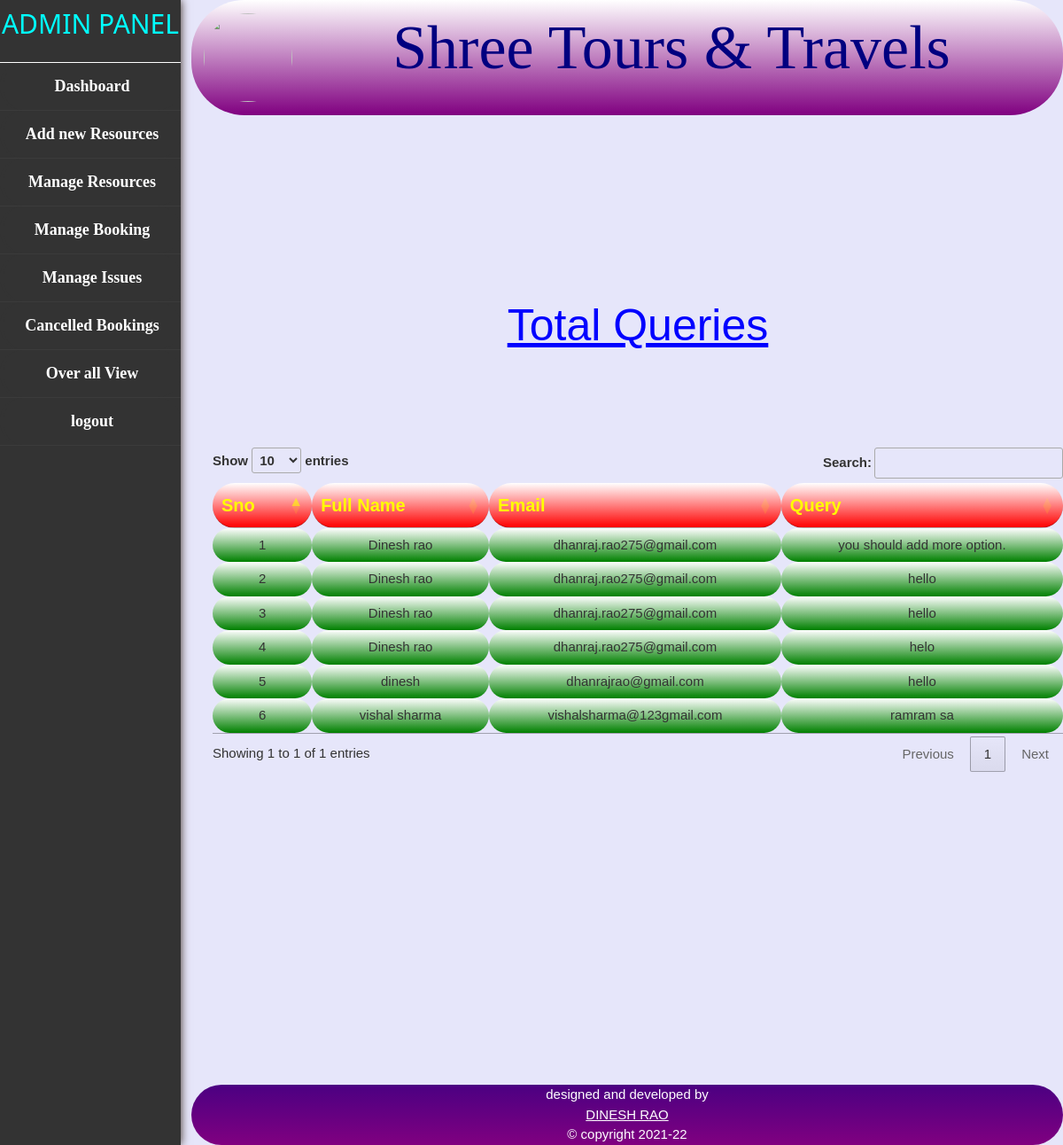
Page /admin/totalqueries.php (signed in) on the committed database.
### tables this page shows
CREATE TABLE `queries` (
  `id` int(11) NOT NULL,
  `fullname` varchar(30) NOT NULL,
  `email` varchar(40) NOT NULL,
  `query` varchar(1000) NOT NULL,
  `status` int(11) NOT NULL DEFAULT 100
);

### admin/totalqueries.php (the view, shortened to what this page needs)
<?php
include("side.php");
        include("db.php");
     ?>
<!DOCTYPE html>
<html lang="en">
<head>
    <link rel="stylesheet" type="text/css" href="//cdn.datatables.net/1.10.21/css/jquery.dataTables.min.css"/>
</head>
<body>
    <div class="main">
    <div id='head1'>
    Total Queries
    </div>
    <div id='tq'>
        <table id='userTable'>
            <thead>
            <tr>
                <th>Sno</th>
                <th>Full Name</th>
                <th>Email</th>
                <th>Query</th>
            </tr>
            </thead>
    <?php    $r=mysqli_query($con,"select *from queries");
            $Sno=0;
        while($row=mysqli_fetch_array($r))
        {
            ?>
                <tbody>
                <tr>
                    <td><?php echo ++$Sno; ?></td>
                    <td><?php echo $row[1]; ?></td>
                    <td><?php echo $row[2]; ?></td>
                    <td><?php echo $row[3]; ?></td>
                </tr>
            </tbody>
            <?php   }  ?>
        </table>
    </div>
    </div>
    <div> <?php include("footer.php");  ?></div>
</body>
</html>

### css/w3.css (style rules this page uses)
html { box-sizing:border-box }
*,*:before,*:after { box-sizing:inherit }
html { -ms-text-size-adjust:100%;-webkit-text-size-adjust:100% }
body { margin:0 }
html,body { font-family:Verdana,sans-serif;font-size:15px;line-height:1.5 }
html { overflow-x:hidden }

### admin/totalqueries.php (style rules this page uses)
body { background:lavender; }
.main { margin-top:200px; width:80%; float:right; background:transparent; }
#head1 { text-align: center; font-size:50px; text-decoration: underline; color:blue; padding-bottom:100px; }
#tq th { color:yellow; background:linear-gradient(white,red); border-radius:25px; font-size:20px; }
#tq td { background:linear-gradient(white,green); border-radius:25px; text-align:center; }

### rows in the picture
queries: fullname "Dinesh rao", email "dhanraj.rao275@gmail.com", query "you should add more option."
queries: fullname "Dinesh rao", email "dhanraj.rao275@gmail.com", query "hello"
queries: fullname "Dinesh rao", email "dhanraj.rao275@gmail.com", query "hello"
queries: fullname "Dinesh rao", email "dhanraj.rao275@gmail.com", query "helo"
queries: fullname "dinesh", email "dhanrajrao@gmail.com", query "hello"
queries: fullname "vishal sharma", email "vishalsharma@123gmail.com", query "ramram sa"
